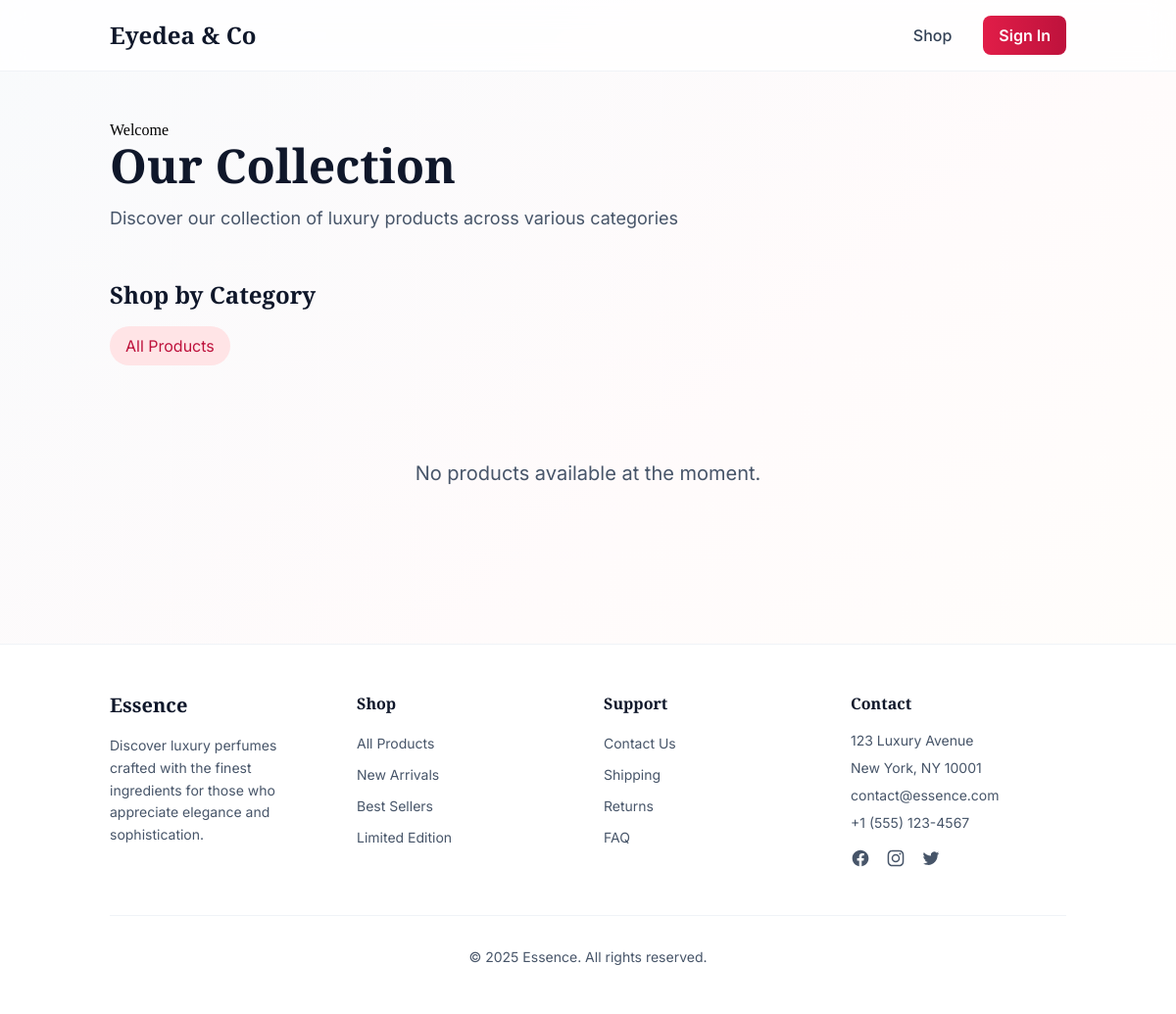
Page /api/ on the committed database.
### authentication/models.py (models this page shows, shortened)
class ContactInfo(models.Model):
    address = models.CharField(max_length=255, default='123 Luxury Avenue')
    city = models.CharField(max_length=100, default='New York')
    state = models.CharField(max_length=100, default='NY')
    zip_code = models.CharField(max_length=20, default='10001')
    email = models.EmailField(default='contact@essence.com')
    phone = models.CharField(max_length=20, default='+1 (555) 123-4567')
    updated_at = models.DateTimeField(auto_now=True)
    class Meta:
        verbose_name = 'Contact Information'
        verbose_name_plural = 'Contact Information'

### perfumes/views_html.py (the view)
# urls.py: path('', views_html.shop_page, name='shop'),
def shop_page(request):
    categories = Category.objects.all().order_by('name')
    category_id = request.GET.get('category')
    if category_id:
        products = Product.objects.filter(category_id=category_id).order_by('category', 'brand', 'name')
        try:
            selected_category = Category.objects.get(id=category_id)
            title = f'{selected_category.name} Products'
        except Category.DoesNotExist:
            products = Product.objects.none()
            title = 'Products'
    else:
        products = Product.objects.all().order_by('category', 'brand', 'name')
        title = 'Our Collection'
    context = {
        'categories': categories,
        'products': products,
        'title': title,
        'selected_category_id': int(category_id) if category_id else None
    }
    return render(request, 'shop.html', context)

### authentication/context_processors.py (called while the page is built, shortened)
def contact_info(request):
    try:
        contact_info_instance = ContactInfo.objects.first()
        return {'contact_info': contact_info_instance}
    except:
        return {
            'contact_info': {
                'address': '123 Luxury Avenue',
                'city': 'New York',
                'state': 'NY',
                'zip_code': '10001',
                'email': 'contact@essence.com',
                'phone': '+1 (555) 123-4567'
            }
        }

### templates/shop.html (shortened to what this page needs)
{% extends "base.html" %}
{% block content %}
<div class="container mx-auto px-6 py-12">
  <div class="mb-12">
    <h1>Welcome {{ user.username|truncatechars:15 }}</h1>
    <h1 class="text-4xl lg:text-5xl font-bold text-slate-900 mb-4" style="font-family: 'Playfair Display', serif;">
      {{ title }}
    </h1>
    <p class="text-lg text-slate-600">
      Discover our collection of luxury products across various categories
    </p>
  </div>
  <div class="mb-12">
    <h2 class="text-2xl font-bold text-slate-900 mb-4">Shop by Category</h2>
    <div class="flex flex-wrap gap-2">
      <a href="{% url 'shop' %}" class="px-4 py-2 rounded-full {% if not selected_category_id %}bg-rose-100 text-rose-700{% else %}bg-slate-100 text-slate-700{% endif %} hover:bg-rose-200 transition-colors">All Products</a>
    </div>
  </div>
  <div class="grid md:grid-cols-2 lg:grid-cols-3 xl:grid-cols-4 gap-8">
    {% for product in products %}
    <div class="group bg-white/60 backdrop-blur-sm rounded-2xl overflow-hidden border border-slate-200/50 hover:shadow-2xl hover:border-slate-300 transition-all duration-300 hover:-translate-y-1">
      <a href="{% url 'product_detail' product.id %}">
        <div class="aspect-square overflow-hidden bg-gradient-to-br from-slate-100 to-rose-50">
          <img
            src="{{ product.image.url|default:'https://images.unsplash.com/photo-1541643600914-78b084683601?w=400' }}"
            alt="{{ product.name }}"
            class="w-full h-full object-cover group-hover:scale-110 transition-transform duration-500"
          />
        </div>
        <div class="p-6">
          <p class="text-sm font-medium text-rose-600 mb-2">{{ product.brand }}</p>
          {% if product.category %}
          <p class="text-xs text-slate-500 mb-1">{{ product.category.name }}</p>
          {% endif %}
          <h3 class="text-xl font-semibold text-slate-900 mb-2 line-clamp-1" style="font-family: 'Playfair Display', serif;">
            {{ product.name }}
          </h3>
          <p class="text-sm text-slate-600 mb-4 line-clamp-2">
            {{ product.description|truncatewords:15 }}
          </p>
          <div class="flex items-baseline justify-between">
            <span class="text-2xl font-bold text-slate-900">
              R{{ product.price|floatformat:2 }}
            </span>
            {% if product.size_ml %}
            <span class="text-sm text-slate-500">{{ product.size_ml }}ml</span>
            {% elif product.weight_g %}
            <span class="text-sm text-slate-500">{{ product.weight_g }}g</span>
            {% endif %}
          </div>
        </div>
      </a>
    </div>
    {% empty %}
    <div class="col-span-full text-center py-12">
      <p class="text-xl text-slate-600">No products available at the moment.</p>
    </div>
    {% endfor %}
  </div>
</div>
{% endblock %}

### templates/base.html (shortened to what this page needs)
<!DOCTYPE html>
<html lang="en">
<head>
    <script src="https://cdn.tailwindcss.com"></script>
</head>
<body class="min-h-screen bg-gradient-to-br from-slate-50 via-rose-50/30 to-amber-50/20">
    <nav class="bg-white/80 backdrop-blur-md border-b border-slate-200/50 sticky top-0 z-50">
      <div class="container mx-auto px-6 py-4">
        <div class="flex items-center justify-between">
          {% if user.is_staff %}
            <a href="{% url 'admin_dashboard' %}" class="text-2xl font-bold text-slate-900" style="font-family: 'Playfair Display', serif;">
              Eyedea & Co Admin
            </a>
          {% else %}
            <a href="{% url 'shop' %}" class="text-2xl font-bold text-slate-900" style="font-family: 'Playfair Display', serif;">
              Eyedea & Co
            </a>
          {% endif %}
          <div class="flex items-center gap-8">
            {% if not user.is_staff %}
            <a href="{% url 'shop' %}" class="text-slate-700 hover:text-rose-600 transition-colors font-medium">
              Shop
            </a>
            {% endif %}
            {% if user.is_authenticated %}
            {% if not user.is_staff %}
            <div class="flex items-center gap-4">
              <a href="{% url 'cart' %}" class="relative text-slate-700 hover:text-rose-600 transition-colors">
                <svg class="w-5 h-5" fill="none" stroke="currentColor" viewBox="0 0 24 24" xmlns="http://www.w3.org/2000/svg">
                  <path stroke-linecap="round" stroke-linejoin="round" stroke-width="2" d="M16 11V7a4 4 0 00-8 0v4M5 9h14l1 12H4L5 9z"></path>
                </svg>
                {% with cart_count=user.cartitem_set.count %}
                {% if cart_count > 0 %}
                <span class="absolute -top-2 -right-2 bg-rose-600 text-white text-xs font-semibold rounded-full w-5 h-5 flex items-center justify-center">
                  {{ cart_count }}
                </span>
                {% endif %}
                {% endwith %}
              </a>
            </div>
            {% endif %}
            {% if user.is_staff %}
            <div class="flex items-center gap-4">
              <div class="relative group">
                <span class="text-sm text-slate-700 max-w-[120px] truncate cursor-pointer">
                  Admin
                </span>
                <div class="absolute right-0 mt-1 w-48 bg-white rounded-md shadow-lg py-1 opacity-0 invisible group-hover:opacity-100 group-hover:visible transition-all duration-200 z-50 border border-slate-200">
                  <a href="{% url 'admin_dashboard' %}" class="block px-4 py-2 text-sm text-slate-700 hover:bg-slate-100">Admin Dashboard</a>
                  <a href="{% url 'edit_contact_info' %}" class="block px-4 py-2 text-sm text-slate-700 hover:bg-slate-100">Edit Contact Info</a>
                  <a href="{% url 'logout_page' %}" class="block px-4 py-2 text-sm text-slate-700 hover:bg-slate-100 border-t border-slate-100">Sign Out</a>
                </div>
              </div>
            </div>
            {% else %}
            <div class="flex items-center gap-4">
              <div class="relative group">
                <span class="text-sm text-slate-700 max-w-[120px] truncate cursor-pointer">
                  menu
                </span>
                <div class="absolute right-0 mt-1 w-48 bg-white rounded-md shadow-lg py-1 opacity-0 invisible group-hover:opacity-100 group-hover:visible transition-all duration-200 z-50 border border-slate-200">
                  <a href="{% url 'orders' %}" class="block px-4 py-2 text-sm text-slate-700 hover:bg-slate-100">My Orders</a>
                  <a href="{% url 'profile_settings' %}" class="block px-4 py-2 text-sm text-slate-700 hover:bg-slate-100">Account Settings</a>
                  <a href="{% url 'logout_page' %}" class="block px-4 py-2 text-sm text-slate-700 hover:bg-slate-100 border-t border-slate-100">Sign Out</a>
                </div>
              </div>
            </div>
            {% endif %}
            {% else %}
            <a href="{% url 'auth_page' %}?mode=login"
               class="px-4 py-2 bg-gradient-to-r from-rose-600 to-rose-700 text-white font-semibold rounded-lg hover:shadow-lg transition-shadow">
              Sign In
            </a>
            {% endif %}
          </div>
        </div>
      </div>
    </nav>
    {% block content %}
    {% endblock %}
    <footer class="bg-white border-t border-slate-200/50 mt-16">
      <div class="container mx-auto px-6 py-12">
        <div class="grid grid-cols-1 md:grid-cols-4 gap-8">
          <div>
            <h3 class="text-xl font-serif-display font-bold text-slate-900 mb-4">Essence</h3>
            <p class="text-slate-600 text-sm leading-relaxed">
              Discover luxury perfumes crafted with the finest ingredients for those who appreciate elegance and sophistication.
            </p>
          </div>
          <div>
            <h4 class="font-semibold text-slate-900 mb-4">Shop</h4>
            <ul class="space-y-2">
              <li><a href="{% url 'shop' %}" class="text-slate-600 hover:text-rose-600 transition-colors text-sm">All Products</a></li>
              <li><a href="#" class="text-slate-600 hover:text-rose-600 transition-colors text-sm">New Arrivals</a></li>
              <li><a href="#" class="text-slate-600 hover:text-rose-600 transition-colors text-sm">Best Sellers</a></li>
              <li><a href="#" class="text-slate-600 hover:text-rose-600 transition-colors text-sm">Limited Edition</a></li>
            </ul>
          </div>
          <div>
            <h4 class="font-semibold text-slate-900 mb-4">Support</h4>
            <ul class="space-y-2">
              <li><a href="#" class="text-slate-600 hover:text-rose-600 transition-colors text-sm">Contact Us</a></li>
              <li><a href="#" class="text-slate-600 hover:text-rose-600 transition-colors text-sm">Shipping</a></li>
              <li><a href="#" class="text-slate-600 hover:text-rose-600 transition-colors text-sm">Returns</a></li>
              <li><a href="#" class="text-slate-600 hover:text-rose-600 transition-colors text-sm">FAQ</a></li>
            </ul>
          </div>
          <div>
            <h4 class="font-semibold text-slate-900 mb-4">Contact</h4>
            <address class="text-slate-600 text-sm not-italic">
              <p class="mb-2">{{ contact_info.address }}</p>
              <p class="mb-2">{{ contact_info.city }}, {{ contact_info.state }} {{ contact_info.zip_code }}</p>
              <p class="mb-2">{{ contact_info.email }}</p>
              <p>{{ contact_info.phone }}</p>
            </address>
            <div class="flex space-x-4 mt-4">
              <a href="#" class="text-slate-600 hover:text-rose-600 transition-colors">
              </a>
              <a href="#" class="text-slate-600 hover:text-rose-600 transition-colors">
              </a>
              <a href="#" class="text-slate-600 hover:text-rose-600 transition-colors">
              </a>
            </div>
          </div>
        </div>
        <div class="border-t border-slate-200/50 mt-12 pt-8 flex flex-col md:flex-row justify-center items-center">
          <p class="text-slate-600 text-sm text-center">© 2025 Essence. All rights reserved.</p>
        </div>
      </div>
    </footer>
</body>
</html>

### rows in the picture
ContactInfo: address "123 Luxury Avenue", city "New York", state "NY", zip_code "10001", email "contact@essence.com", phone "+1 (555) 123-4567"

### other values in the picture
{{ title }} "Our Collection"
